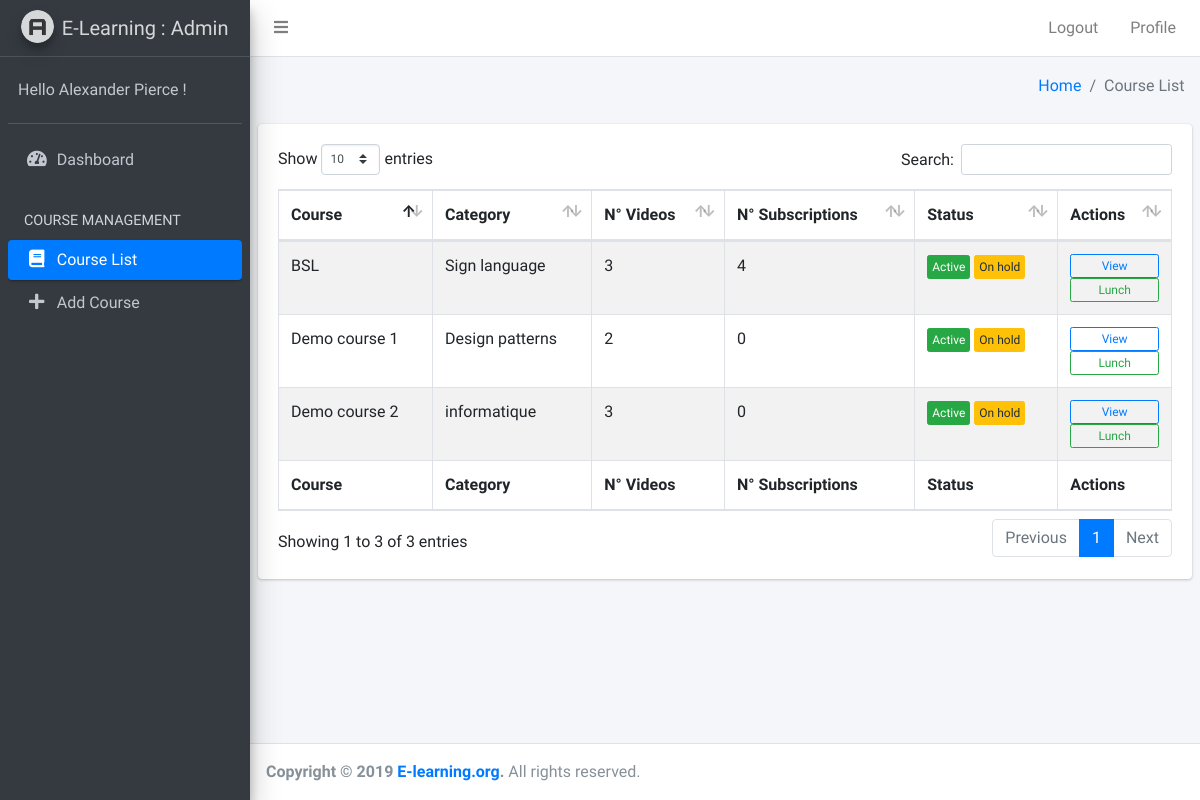
Page /Admin/Professor/course_list.php on the committed database.
### tables this page shows
CREATE TABLE `course` (
  `id_course` int(15) NOT NULL,
  `name` varchar(60) NOT NULL,
  `description` varchar(50000) NOT NULL,
  `syllabus` mediumtext NOT NULL,
  `id_prof` int(15) NOT NULL,
  `image_course` varchar(100) NOT NULL,
  `id_category` int(11) NOT NULL,
  `active` tinyint(1) NOT NULL DEFAULT 1,
  `lunched` tinyint(1) NOT NULL DEFAULT 0,
  `release_date` date NOT NULL
);

CREATE TABLE `category` (
  `id_category` int(11) NOT NULL,
  `label_category` varchar(100) NOT NULL,
  `description` varchar(200) DEFAULT NULL,
  `active` tinyint(1) NOT NULL DEFAULT 1
);

### Admin/Professor/course_list.php (the view, shortened to what this page needs)
<?php
    include_once("../../Database/db_connection.php");
    $sql = "SELECT * FROM `course`";
    $result = $conn->query($sql);
?>
<!DOCTYPE html>
<html>
<head>
    <link rel="stylesheet" href="../plugins/fontawesome-free/css/all.min.css">
    <link rel="stylesheet" href="https://code.ionicframework.com/ionicons/2.0.1/css/ionicons.min.css">
    <link rel="stylesheet" href="../plugins/tempusdominus-bootstrap-4/css/tempusdominus-bootstrap-4.min.css">
    <link rel="stylesheet" href="../plugins/icheck-bootstrap/icheck-bootstrap.min.css">
    <link rel="stylesheet" href="../plugins/jqvmap/jqvmap.min.css">
    <link rel="stylesheet" href="../plugins/datatables-bs4/css/dataTables.bootstrap4.css">
    <link rel="stylesheet" href="../dist/css/adminlte.min.css">
    <link rel="stylesheet" href="../plugins/overlayScrollbars/css/OverlayScrollbars.min.css">
    <link rel="stylesheet" href="../plugins/daterangepicker/daterangepicker.css">
    <link rel="stylesheet" href="../plugins/summernote/summernote-bs4.css">
</head>
<body class="hold-transition sidebar-mini layout-fixed">
    <div class="wrapper">
        <nav class="main-header navbar navbar-expand navbar-white navbar-light">
            <ul class="navbar-nav">
                <li class="nav-item">
                    <a class="nav-link" data-widget="pushmenu" href="#"><i class="fas fa-bars"></i></a>
                </li>
            </ul>
            <ul class="navbar-nav ml-auto">
                <li class="nav-item d-none d-sm-inline-block">
                    <a href="../Authentification/sign_up.php" class="nav-link">Logout</a>
                </li>
                <li class="nav-item d-none d-sm-inline-block">
                    <a href="profile.php" class="nav-link">Profile</a>
                </li>
            </ul>
        </nav>
        <aside class="main-sidebar sidebar-dark-primary elevation-4">
            <a href="index3.html" class="brand-link">
                <img src="../dist/img/AdminLTELogo.png" alt="AdminLTE Logo" class="brand-image img-circle elevation-3" style="opacity: .8">
                <span class="brand-text font-weight-light">E-Learning : Admin</span>
            </a>
            <div class="sidebar">
                <div class="user-panel mt-3 pb-3 mb-3 d-flex">
                    <div class="info">
                        <a href="#" class="d-block">Hello Alexander Pierce !</a>
                    </div>
                </div>
                <nav class="mt-2">
                    <ul class="nav nav-pills nav-sidebar flex-column" data-widget="treeview" role="menu" data-accordion="false">
                        <li class="nav-item">
                            <a href="index.php" class="nav-link">
                                <i class="nav-icon fas fa-tachometer-alt"></i>
                                <p>Dashboard</p>
                            </a>
                        </li>
                        <li class="nav-header">COURSE MANAGEMENT</li>
                        <li class="nav-item">
                            <a href="course_list.php" class="nav-link active">
                                <i class="nav-icon fas fa-book"></i>
                                <p>Course List</p>
                            </a>
                        </li>
                        <li class="nav-item">
                            <a href="add_course.php" class="nav-link">
                                <i class="nav-icon fas fa-plus"></i>
                                <p>Add Course</p>
                            </a>
                        </li>
                    </ul>
                </nav>
            </div>
        </aside>
        <div class="content-wrapper">
            <div class="content-header">
                <div class="container-fluid">
                    <div class="row mb-2">
                        <div class="col-sm-6 ml-auto">
                            <ol class="breadcrumb float-sm-right">
                                <li class="breadcrumb-item"><a href="index.php">Home</a></li>
                                <li class="breadcrumb-item active">Course List</li>
                            </ol>
                        </div>
                    </div>
                </div>
            </div>
            <section class="content">
                <div class="container-fluid">
                    <div class="card row">
                        <div class="card-body">
                            <div>
                                <table id="example1" class="table table-bordered table-striped">
                                    <thead>
                                        <tr>
                                            <th>Course</th>
                                            <th>Category</th>
                                            <th>N° Videos</th>
                                            <th>N° Subscriptions</th>
                                            <th>Status</th>
                                            <th>Actions</th>
                                        </tr>
                                    </thead>
                                    <tbody>
                                        <?php
                                    while($row = $result->fetch_assoc()):
                                    $id_course = $row["id_course"];
                                    $id_category = $row["id_category"];
                                    $category_sql = "SELECT * FROM `category` WHERE id_category = '$id_category'";
                                    $category_result = mysqli_query($conn, $category_sql);
                                    $category_row = mysqli_fetch_assoc($category_result);
                                    $label_category = $category_row["label_category"];
                                    $name = $row["name"];
                                    $active = $row["active"];
                                    $launched = $row["lunched"];
                                    $video_sql = "SELECT count(*) as count FROM `chapter` WHERE id_course = '$id_course'";
                                    $video_result = mysqli_query($conn, $video_sql);
                                    $video_row = mysqli_fetch_assoc($video_result);
                                    $videos_number = $video_row['count'];
                                    $student_sql = "SELECT count(*) as count FROM `course_student` WHERE id_course = '$id_course'";
                                    $student_result = mysqli_query($conn, $student_sql);
                                    $student_row = mysqli_fetch_assoc($student_result);
                                    $student_number = $student_row['count'];
                                    ?>
                                        <tr>
                                            <td><?php echo $name;?></td>
                                            <td><?php echo $label_category;?></td>
                                            <td><?php echo $videos_number;?></td>
                                            <td><?php echo $student_number;?></td>
                                            <td>
                                                <?php if($active == '1'){?>
                                                <button type="button" class="btn btn-success btn-xs">Active</button>
                                                <?php }else{?>
                                                <button type="button" class="btn btn-danger btn-xs">Blocked</button>
                                                <?php }?>
                                                <?php if($launched == '1'){?>
                                                <button type="button" class="btn btn-primary btn-xs">Launched</button>
                                                <?php }else{?>
                                                <button type="button" class="btn btn-warning btn-xs">On hold</button>
                                                <?php }?>
                                            </td>
                                            <td>
                                                <form method="post" action="course_detail.php">
                                                    <button type="submit" class="btn btn-block btn-outline-primary btn-xs">View</button>
                                                </form>
                                                <button type="button" class="btn btn-block btn-outline-success btn-xs">Lunch</button>
                                            </td>
                                        </tr>
                                        <?php endwhile;?>
                                    </tbody>
                                    <tfoot>
                                        <tr>
                                            <th>Course</th>
                                            <th>Category</th>
                                            <th>N° Videos</th>
                                            <th>N° Subscriptions</th>
                                            <th>Status</th>
                                            <th>Actions</th>
                                        </tr>
                                    </tfoot>
                                </table>
                            </div>
                        </div>
                    </div>
                </div>
            </section>
        </div>
    </div>
    <footer class="main-footer">
        <strong>Copyright &copy; 2019 <a href="http://adminlte.io">E-learning.org</a>.</strong>
        All rights reserved.
    </footer>
</body>
</html>

### rows in the picture
course: name "BSL", id_category.label_category "Sign language", videos_number "3", student_number "4", active "Active", lunched "On hold"
course: name "Demo course 1", id_category.label_category "Design patterns", videos_number "2", student_number "0", active "Active", lunched "On hold"
course: name "Demo course 2", id_category.label_category "informatique", videos_number "3", student_number "0", active "Active", lunched "On hold"
